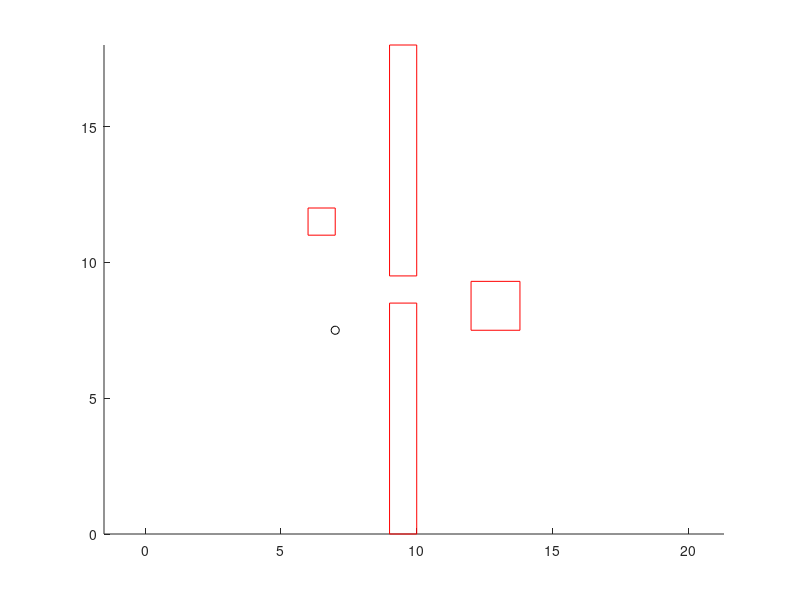

This chart was generated by the following MATLAB code: (Note: this script raises an error after producing the figure.)
clear all;
clc;
close all;
hold on;
axis equal;
%% Zhu's problem environment
%% global variables declaration;
global a0;     % base of manipulators;
global l;      % length of link;
global points; % points in c-space of path;
global dc;     % dimension of configuration;
global rk;     % factor of penalty function;
global Q;      % Q 
global obstacles; % environments 

rec1 = [9 0;10 0;10 8.5;9 8.5];
rec1p = [rec1;rec1(1,:)];
for i = 1:4
    plot(rec1p(i:i+1,1),rec1p(i:i+1,2),'r-');
end
rec2 = [9 9.5;10 9.5;10 18;9 18];
rec2p = [rec2;rec2(1,:)];
for i = 1:4
    plot(rec2p(i:i+1,1),rec2p(i:i+1,2),'r-');
end
rec3 = [6 11;7 11;7 12;6 12];
rec3p = [rec3;rec3(1,:)];
for i = 1:4
    plot(rec3p(i:i+1,1),rec3p(i:i+1,2),'r-');
end
rec4 = [12 7.5;13.8 7.5;13.8 9.3;12 9.3];
rec4p = [rec4;rec4(1,:)];
for i = 1:4
    plot(rec4p(i:i+1,1),rec4p(i:i+1,2),'r-');
end
obstacles(:,:,1) = rec1;
obstacles(:,:,2) = rec2;
obstacles(:,:,3) = rec3;
obstacles(:,:,4) = rec4;
Q = [0,-1;
    sqrt(3)/2,1/2;
    -sqrt(3)/2,1/2];
%% initial and end position of manipulator
a0 = [7 7.5];
l = 2;
plot(a0(1),a0(2),'ko');
thetas = [45 0 -60 -65];
xi = fk(thetas);
for i = 1:4
    plot(xi(i:i+1,1),xi(i:i+1,2),'r-')
end
thetae = [200 130 110 75];
xe = fk(thetae);
for i = 1:4
    plot(xe(i:i+1,1),xe(i:i+1,2),'r-')
end

%% solve constrained nonlinear optimization
% function to be minimized
points = 10;
dc = 4;
D=points*dc; % number of variables
%% initialization of de parameters
rk = 0.5;
c = 1.5;
N=20;     % same generation population size
itmax=30; % number of iterations
F=0.8;CR=0.5; % mutation factor and crossover ratio
% problem bounds
a=0;b=360;
d=(b-a);
basemat=repmat(int16(linspace(1,N,N)),N,1); % used later
basej=repmat(int16(linspace(1,D,D)),N,1); % used later
while 1
    % random initialization of postions
    x=a+d.*rand(N,D);
    % evaluate objective for all particles
    fx=objf(x,thetas,thetae);
    % find bset
    [fxbest,ixbest] = min(fx);
    xbest = x(ixbest,1:D);
    %% iterate
    for it=1:itmax
        permat=bsxfun(@(x,y) x(randperm(y(1))),basemat',N(ones(N,1)))';
        % generate donors by mutation
        v(1:N,1:D)=repmat(xbest,N,1)+F*(x(permat(1:N,1),1:D)-x(permat(1:N,2),1:D));
        % perform recobination
        r=repmat(randi([1 D],N,1),1,D);
        muv=((rand(N,D)<CR)+(basej==r))~=0;
        mux=1-muv;
        theta(1:N,1:D)=x(1:N,1:D).*mux(1:N,1:D)+v(1:N,1:D).*muv(1:N,1:D);
        % greedy selection
        fu=objf(theta,thetas,thetae);
        idx=fu<fx;
        fx(idx)=fu(idx);
        x(idx,1:D)=theta(idx,1:D);
        % find best
        [fxbest,ixbest]=min(fx);
        xbest=x(ixbest,1:D);
    end
    if penalty(reshape(xbest,4,[])')<=1e-3
        break;
    end
    rk = c*rk;
end
%% result display
xbest = reshape(xbest,4,[])';
for i = 1:size(xbest,1)
    resultp = fk(xbest(i,:));
    for j = 1:size(resultp,1)-1
        plot(resultp(j:j+1,1),resultp(j:j+1,2),'r-');
    end
end
[xbest,fxbest]



%% objective function with penalty function
function fval=objf(theta,thetas,thetae)
% theta     variables to be solved Nx(dc*points)
% thetas    initial configuration  1x4
% thetae    end configuration      1x4
%% Body
% n  the number of variables
% dc dimension of configuration space
% N  same generation population size
global dc;
[N,~]=size(theta);
thetas = repmat(thetas,N,1);
thetae = repmat(thetae,N,1);
tmp = [thetas,theta,thetae];
ksai = tmp(:,dc+1:end)-tmp(:,1:end-dc);
fval = sum(ksai.*ksai,2);
p = zeros(N,1);
for i = 1:N
    p(i) = penalty(reshape(theta(i,:),4,[])');
end
fval = fval+p;
end

%% penalty function
function p = penalty(theta)
% theta     variables to be solved  points x dc
%% Body
global obstacles;
global rk;
global Q;
[points ~] = size(theta);
p = 0;
for i = 1:points % 遍历每一个位置
    x = fk(theta(i,:));
    [r,~] = size(x);
    for j = 1:r-1 % 遍历每一个连杆位置
        [~,~,on] = size(obstacles);
        for k = 1:on % 遍历每一个障碍物
            [~,fval,~] = QDistance(obstacles(:,:,k),x(j:j+1,:),Q');
            p = p+fval^2*rk;
        end
    end
end
end

%% forward kinematics of manipulator
function [x] = fk(theta)
% theta  1xdc configuration space of manipulator deg
% a0     position of manipulator's base
% l      the length of manipulator
% x      N x 2 or 3
global l;
global a0;
dc = length(theta);
theta = theta/180*pi;
% 2-d environment
x = zeros(dc+1,2);
x(1,:) = a0(:)';
for i = 2:5
    x(i,:) = x(i-1,:)+[l*cos(theta(i-1)) l*sin(theta(i-1))];
end
end